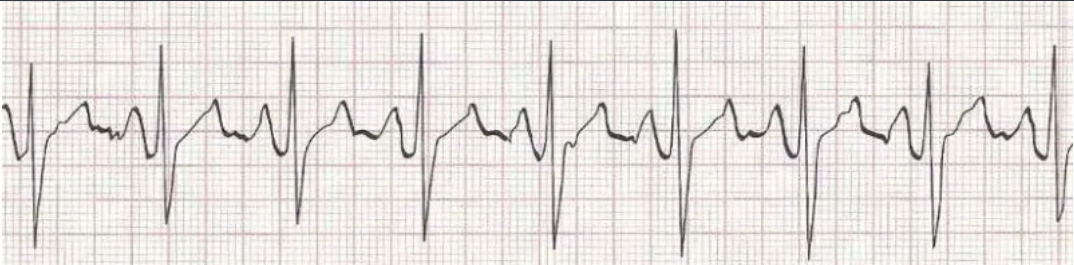
#> input picture ECG/sample.png, 1074 x 265 px
$ python stage3_digitize.py
#> lines starting #> are read from the running program, lines starting #| are printed output that depends on the picture; after the words box and inside, x2 and y2 are one past the last pixel; in counts of white or black regions, pixels touching at a corner belong together
### ECG/src/utils.py
"""
utils.py
--------
Shared helper functions for the single-lead ECG pipeline.
Handles image loading, red-grid removal, and binarization,
following the method described in Wu et al. (2022) Scientific Reports.
"""

import cv2
import numpy as np
from pathlib import Path


def load_image(image_path: str) -> np.ndarray:
    """Load an image from disk and return a BGR numpy array."""
    img = cv2.imread(str(image_path))
    if img is None:
        raise FileNotFoundError(f"Could not load image: {image_path}")
    return img


def remove_redacted_header(img_bgr: np.ndarray) -> np.ndarray:
    """
    Remove any fully-black redacted header region from the top of the image.
    Wu et al.: "average pixel intensity of each row of the redacted region is zero"
    """
    gray = cv2.cvtColor(img_bgr, cv2.COLOR_BGR2GRAY)
    row_means = gray.mean(axis=1)
    # Find first row where mean intensity is above a low threshold (not black)
    first_content_row = 0
    for i, mean_val in enumerate(row_means):
        if mean_val > 10:
            first_content_row = i
            break
    return img_bgr[first_content_row:, :]


def remove_red_grid(img_bgr: np.ndarray, threshold: float = 0.94) -> np.ndarray:
    """
    Remove the ECG grid and return a binary image containing only the signal.

    Handles two image types automatically:

    COLOR ECG (red grid on white paper) — Wu et al. (2022) two-step method:
      1. Set R=1, convert to grayscale, discard pixels > threshold.
         This removes the white/near-white background (high G+B keeps gray ~1.0).
      2. Additionally exclude red-dominant pixels (grid lines): R >> G and R >> B.
         The black ECG trace has R ≈ G ≈ B (all near zero), so it is kept.

    GRAYSCALE ECG (gray or black grid on light paper) — direct threshold:
      The Wu et al. R=1 method fails for grayscale images because background
      pixels (gray ≈ 226) also fall below 0.94 after the R-clamp, flooding the
      binary with false signal. Instead we use a low absolute brightness cutoff:
      only pixels darker than ~30% brightness are kept as signal.
      ECG trace ≈ gray 14–76 (very dark ink); grid ≈ gray 81–180; paper ≈ 200+.

    Returns a binary uint8 image (0=background, 255=signal).
    """
    img_float = img_bgr.astype(np.float32) / 255.0
    r = img_float[:, :, 2]  # BGR: index 2 = Red
    g = img_float[:, :, 1]
    b = img_float[:, :, 0]

    # Decide image type: grayscale images have R ≈ G ≈ B (mean |R-G| < 0.03)
    mean_rg_diff = float(np.mean(np.abs(r - g)))

    if mean_rg_diff > 0.03:
        # ── COLOR ECG with red grid ────────────────────────────────────────────
        # Step 1: background removal via Wu et al.
        img_mod = img_float.copy()
        img_mod[:, :, 2] = 1.0
        gray_mod = cv2.cvtColor((img_mod * 255).astype(np.uint8), cv2.COLOR_BGR2GRAY)
        gray_mod_norm = gray_mod.astype(np.float32) / 255.0
        candidate_signal = gray_mod_norm <= threshold

        # Step 2: exclude red-dominant grid pixels (R >> G and R >> B)
        is_red = (r - g > 0.15) & (r - b > 0.15) & (r > 0.3)
        return (candidate_signal & ~is_red).astype(np.uint8) * 255

    else:
        # ── GRAYSCALE ECG ──────────────────────────────────────────────────────
        # Use a low brightness threshold to isolate the dark ECG trace only.
        # The grid (medium gray) and background (near-white) are both excluded.
        gray = cv2.cvtColor(img_bgr, cv2.COLOR_BGR2GRAY)
        gray_norm = gray.astype(np.float32) / 255.0
        return (gray_norm <= 0.30).astype(np.uint8) * 255


def preprocess_image(image_path: str) -> tuple[np.ndarray, np.ndarray]:
    """
    Full preprocessing pipeline: load -> remove header -> remove grid -> binarize.

    Returns:
        original_bgr  : original colour image (for visualization)
        binary        : binary image (255=signal, 0=background)
    """
    img_bgr = load_image(image_path)
    img_bgr = remove_redacted_header(img_bgr)
    binary = remove_red_grid(img_bgr)
    return img_bgr, binary


def save_visualization(img_bgr: np.ndarray, output_path: str):
    """Save a BGR image to disk."""
    Path(output_path).parent.mkdir(parents=True, exist_ok=True)
    cv2.imwrite(output_path, img_bgr)
    print(f"Saved visualization -> {output_path}")

### ECG/src/stage1_localize.py
"""
stage1_localize.py
------------------
Stage I: Baseline detection and vertical anchor point extraction for a
single-lead ECG rhythm strip.

For a single-lead strip there is only ONE baseline to detect.
We use the Hough Transform approach from Wu et al. (2022) to find the
dominant near-horizontal line that represents the isoelectric baseline.

Outputs:
  - baseline_y : the y-coordinate (row) of the ECG baseline
  - crop_top   : upper boundary for waveform extraction
  - crop_bottom: lower boundary for waveform extraction
"""

import cv2
import numpy as np
import matplotlib
matplotlib.use("Agg")  # non-interactive backend for servers
import matplotlib.pyplot as plt
from utils import preprocess_image, save_visualization


def detect_baseline(binary: np.ndarray, original_bgr: np.ndarray = None) -> int:
    """
    Detect the dominant horizontal baseline in a single-lead ECG binary image.

    For GRAYSCALE ECG images: use the argmin trace (darkest pixel per column)
    and take its mode — the y-coordinate the trace visits most often is the
    isoelectric baseline.

    For COLOR ECG images (red grid): Wu et al. Hough-line approach on the
    pre-processed binary.

    Returns the y-coordinate of the detected baseline.
    """
    h, w = binary.shape

    # ── Argmin path (darkest pixel) ─────────────────────────────────────────
    if original_bgr is not None:
        gray = cv2.cvtColor(original_bgr, cv2.COLOR_BGR2GRAY)
        trace_y = np.argmin(gray, axis=0).astype(np.int32)
        # Mode = the y the trace visits most often = isoelectric baseline
        counts = np.bincount(trace_y, minlength=h)
        # Restrict to middle 60% of image to avoid border artefacts
        top_limit = int(h * 0.20)
        bot_limit = int(h * 0.80)
        counts[:top_limit] = 0
        counts[bot_limit:] = 0
        return int(np.argmax(counts))

    # ── Color / Hough path (Wu et al.) ──────────────────────────────────────
    row_sums = binary.sum(axis=1).astype(np.float32)
    kernel_size = max(3, h // 40)
    if kernel_size % 2 == 0:
        kernel_size += 1
    row_sums_smooth = cv2.GaussianBlur(
        row_sums.reshape(-1, 1), (1, kernel_size), 0
    ).flatten()

    top_limit = int(h * 0.20)
    bot_limit = int(h * 0.80)
    search_region = row_sums_smooth[top_limit:bot_limit]
    baseline_y = int(np.argmax(search_region) + top_limit)

    edges = cv2.Canny(binary, 50, 150)
    min_line_length = int(w * 0.80)
    lines = cv2.HoughLinesP(
        edges,
        rho=1,
        theta=np.pi / 180,
        threshold=int(w * 0.3),
        minLineLength=min_line_length,
        maxLineGap=int(w * 0.10),
    )
    if lines is not None:
        horizontal_lines = []
        for x1, y1, x2, y2 in lines[:, 0]:
            angle = abs(np.degrees(np.arctan2(y2 - y1, x2 - x1)))
            if angle <= 2.5 or angle >= 177.5:
                horizontal_lines.append((y1 + y2) // 2)
        if horizontal_lines:
            baseline_y = int(np.median(horizontal_lines))

    return baseline_y


def compute_crop_boundaries(
    binary: np.ndarray,
    baseline_y: int,
    margin_factor: float = 0.7
) -> tuple[int, int]:
    """
    Compute vertical crop boundaries around the baseline.

    Wu et al.: upper/lower boundaries = baseline +/- 0.7 x inter-lead spacing.
    For a single strip we use 0.7 x half_height as the margin.

    Returns (crop_top, crop_bottom) pixel rows.
    """
    h = binary.shape[0]
    # For a single strip, use a generous margin (40% of total height)
    margin = int(h * 0.40)
    crop_top = max(0, baseline_y - margin)
    crop_bottom = min(h, baseline_y + margin)
    return crop_top, crop_bottom


def localize(image_path: str, visualize: bool = True) -> dict:
    """
    Run Stage I localization on a single-lead ECG image.

    Args:
        image_path : path to the scanned ECG image
        visualize  : if True, save an annotated PNG showing detected baseline

    Returns a dict with keys:
        binary       : binarized image
        original_bgr : original colour image
        baseline_y   : detected baseline row
        crop_top     : upper crop boundary
        crop_bottom  : lower crop boundary
        cropped_binary: binary image cropped to the lead region
    """
    print(f"[Stage I] Loading image: {image_path}")
    original_bgr, binary = preprocess_image(image_path)
#> in load_image, img is the input picture: shape (265, 1074, 3); mean B, G, R 222.7, 225.2, 230.1
#> in remove_redacted_header, `row_means = gray.mean(axis=1)`: row_means = 265 values, max 240.9 at index 264, min 57 at index 0, mean 226.4
#> the loop in remove_redacted_header, `for i, mean_val in enumerate(row_means):` made 1 pass
#> (mean_val, first_content_row) on pass 1: (57, 0)
#> in remove_red_grid, `mean_rg_diff = float(np.mean(np.abs(r - g)))`: mean_rg_diff = 0.0198
#> in remove_red_grid, `return (gray_norm <= 0.30).astype(np.uint8) * 255`:
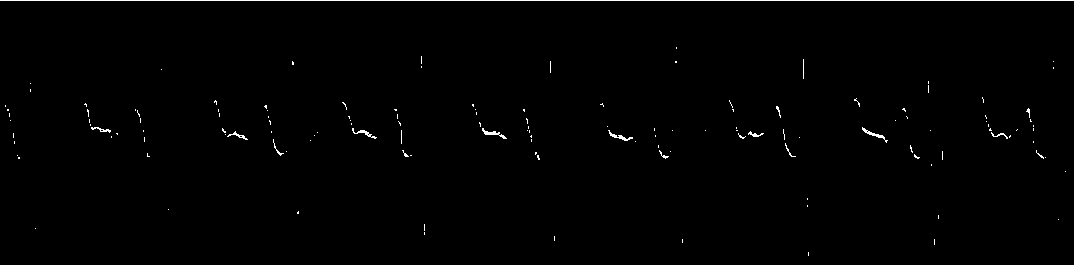
#> returned value: shape (265, 1074); 0.77% white in thin lines or dots

    print("[Stage I] Detecting ECG baseline...")
    baseline_y = detect_baseline(binary, original_bgr=original_bgr)
#> in detect_baseline, `trace_y = np.argmin(gray, axis=0).astype(np.int32)`: trace_y = 1074 values, max 243 at index 934, min 0 at index 0, mean 12.74
#> in detect_baseline, `counts = np.bincount(trace_y, minlength=h)`: counts = 265 values, max 973 at index 0, min 0 at index 1, mean 4.05
#> baseline_y = 130

    print(f"[Stage I] Baseline detected at y={baseline_y}")
#| [Stage I] Baseline detected at y=130
    crop_top, crop_bottom = compute_crop_boundaries(binary, baseline_y)
#> in compute_crop_boundaries, `crop_top = max(0, baseline_y - margin)`: crop_top = 24
#> in compute_crop_boundaries, `crop_bottom = min(h, baseline_y + margin)`: crop_bottom = 236
#> crop_top = 24; crop_bottom = 236
    print(f"[Stage I] Crop region: rows {crop_top}–{crop_bottom}")
#| [Stage I] Crop region: rows 24–236

    cropped_binary = binary[crop_top:crop_bottom, :]
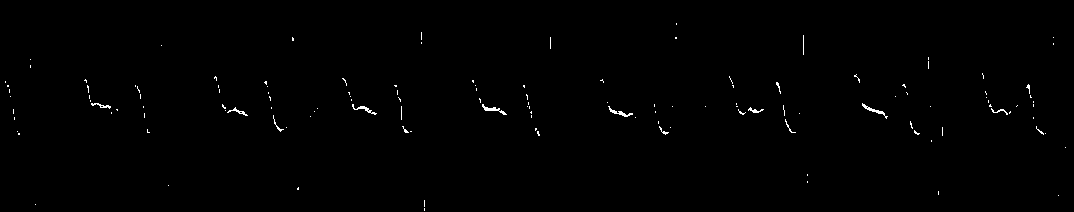
#> cropped_binary: shape (212, 1074); 0.49% white in thin lines or dots, all inside (x1, y1, x2, y2) = (5, 23, 1066, 211)
    cropped_original = original_bgr[crop_top:crop_bottom, :]
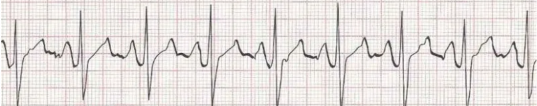
#> cropped_original: shape (212, 1074, 3) (shown at 1/2 size); mean B, G, R 221.3, 223.7, 228.8

    if visualize:
        vis = original_bgr.copy()
        h, w = vis.shape[:2]
        # Draw baseline line in green
        cv2.line(vis, (0, baseline_y), (w, baseline_y), (0, 200, 0), 2)
        # Draw crop boundaries in blue
        cv2.line(vis, (0, crop_top), (w, crop_top), (255, 100, 0), 1)
        cv2.line(vis, (0, crop_bottom), (w, crop_bottom), (255, 100, 0), 1)
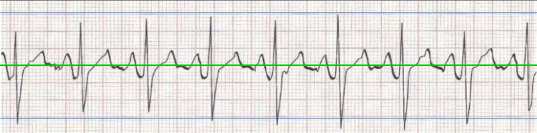
#> vis: shape (265, 1074, 3) (shown at 1/2 size); mean B, G, R 220.8, 224.4, 226.1
        out_path = str(image_path).replace(".png", "_stage1.png").replace(".jpg", "_stage1.jpg")
        save_visualization(vis, out_path)
        print(f"[Stage I] Visualization saved -> {out_path}")

    return {
        "binary": binary,
        "original_bgr": original_bgr,
        "baseline_y": baseline_y,
        "crop_top": crop_top,
        "crop_bottom": crop_bottom,
        "cropped_binary": cropped_binary,
        "cropped_original": cropped_original,
    }


# [6 lines that do not run on import are left out]

### ECG/src/stage3_digitize.py
"""
stage3_digitize.py
------------------
Stage III: Waveform digitization for a single-lead ECG strip.

Follows the exact method from Wu et al. (2022) Scientific Reports:
  1. Morphological dilation  -> connect signal discontinuities
  2. Largest-component labelling -> isolate ECG signal from artefacts
  3. Median-pixel extraction -> one amplitude value per time column
  4. Calibration             -> convert pixels to mV and milliseconds

Standard ECG calibration:
  - Paper speed : 25 mm/s  (1 mm = 40 ms)
  - Amplitude   : 10 mm/mV (1 mm = 0.1 mV)
  - At 200 dpi  : 1 mm ≈ 7.87 pixels
  We compute the time/voltage resolutions dynamically from image dimensions
  assuming a 10-second rhythm strip.
"""

import cv2
import numpy as np
from skimage.measure import label, regionprops
import matplotlib
matplotlib.use("Agg")
import matplotlib.pyplot as plt
from pathlib import Path


# Standard ECG calibration constants
PAPER_SPEED_MM_PER_S = 25.0       # mm per second
AMPLITUDE_MM_PER_MV = 10.0        # mm per millivolt
STRIP_DURATION_S = 10.0            # standard rhythm strip duration


def dilate_signal(binary: np.ndarray, kernel_width: int = 5, kernel_height: int = 3) -> np.ndarray:
    """
    Dilation to connect discontinuities in the ECG trace.

    Wu et al.: "image dilation to connect any discontinuities in the ECG signal"
    A kernel with height > 1 is required so that steep QRS slopes (where
    adjacent columns have trace pixels several rows apart) are connected
    in addition to purely horizontal gaps.
    """
    kernel = cv2.getStructuringElement(
        cv2.MORPH_RECT, (kernel_width, kernel_height)
    )
    dilated = cv2.dilate(binary, kernel, iterations=2)
    return dilated


def extract_largest_component(binary: np.ndarray) -> np.ndarray:
    """
    Keep only the largest connected component in the binary image.

    Wu et al.: "we considered the largest detectable object in the image as
    the ECG signal of interest and all other objects as artefacts."

    Returns a binary image containing only the largest component.
    """
    labeled = label(binary > 0)
    if labeled.max() == 0:
        return binary  # No components found, return as-is

    regions = regionprops(labeled)
    # Sort by area descending, pick the largest
    largest = max(regions, key=lambda r: r.area)
    mask = (labeled == largest.label).astype(np.uint8) * 255
    return mask


def median_pixel_extraction(binary: np.ndarray) -> np.ndarray:
    """
    For each x-column (time point), compute the median y-coordinate of signal pixels.

    Wu et al.: "we used the median amplitude pixel (y-axis) in the binary image
    to reconstruct the digital ECG signal."

    Returns a 1D array of y-pixel values, length = image width.
    NaN is stored for columns with no signal pixels.
    """
    h, w = binary.shape
    signal_y = np.full(w, np.nan)

    for x in range(w):
        col = binary[:, x]
        signal_rows = np.where(col > 0)[0]
        if len(signal_rows) > 0:
            signal_y[x] = np.median(signal_rows)

    # Interpolate over any NaN gaps (missing columns)
    nan_mask = np.isnan(signal_y)
    if nan_mask.any():
        x_indices = np.arange(w)
        valid = ~nan_mask
        if valid.sum() >= 2:
            signal_y = np.interp(x_indices, x_indices[valid], signal_y[valid])

    return signal_y


def calibrate_signal(
    signal_y_pixels: np.ndarray,
    image_height: int,
    image_width: int,
    baseline_y_local: int,
    dpi: int = 200
) -> tuple[np.ndarray, np.ndarray]:
    """
    Convert pixel coordinates to calibrated mV and milliseconds.

    Calibration approach:
      - Time axis: assume image width represents STRIP_DURATION_S seconds.
        time_resolution = STRIP_DURATION_S / image_width  (seconds/pixel)
      - Voltage axis: use DPI to determine pixels-per-mm, then apply
        AMPLITUDE_MM_PER_MV to get mV/pixel.
        pixels_per_mm = dpi / 25.4
        voltage_resolution = 1 / (pixels_per_mm * AMPLITUDE_MM_PER_MV)  (mV/pixel)

    The baseline_y_local (the isoelectric line in pixel coords within the
    cropped image) defines 0 mV. Pixels above baseline = positive voltage.

    Returns:
        time_ms   : 1D array of timestamps in milliseconds
        voltage_mv: 1D array of voltages in millivolts
    """
    w = image_width

    # --- Time calibration ---
    time_resolution_s = STRIP_DURATION_S / w          # seconds per pixel
    time_ms = np.arange(w) * time_resolution_s * 1000  # convert to ms

    # --- Voltage calibration ---
    pixels_per_mm = dpi / 25.4                                    # ~7.87 px/mm at 200dpi
    voltage_resolution_mv = 1.0 / (pixels_per_mm * AMPLITUDE_MM_PER_MV)  # mV/pixel

    # Flip y-axis: in image coords, y increases downward.
    # Signal above baseline (smaller y) = positive voltage.
    voltage_mv = (baseline_y_local - signal_y_pixels) * voltage_resolution_mv

    return time_ms, voltage_mv


# [55 lines left out: functions _is_grayscale, _digitize_grayscale, not called in this run]


def digitize(
    cropped_binary: np.ndarray,
    baseline_y_local: int,
    dpi: int = 200,
    visualize: bool = True,
    output_prefix: str = "ecg",
    cropped_original_bgr: np.ndarray = None,
) -> dict:
    """
    Run the full Stage III digitization pipeline on a cropped single-lead binary image.

    Args:
        cropped_binary  : binary uint8 image of the lead region (from Stage I)
        baseline_y_local: baseline row within the cropped image
        dpi             : scanning DPI of the image (default 200)
        visualize       : save diagnostic plots if True
        output_prefix   : prefix for output files

    Returns a dict with:
        time_ms    : calibrated time array (ms)
        voltage_mv : calibrated voltage array (mV)
        signal_y   : raw pixel y-coordinates before calibration
    """
    # The argmin-based extraction is universally superior for this single-lead
    # strip pipeline: the black ECG ink is always the darkest structure in any
    # ECG image regardless of grid colour.
    if cropped_original_bgr is not None:
        return _digitize_grayscale(
            cropped_original_bgr, baseline_y_local, dpi, visualize, output_prefix
        )

    print("[Stage III] Dilating signal to connect discontinuities...")
    dilated = dilate_signal(cropped_binary)

    print("[Stage III] Isolating largest connected component (ECG signal)...")
    cleaned = extract_largest_component(dilated)

    # Erode back after isolation to recover original thickness
    kernel = cv2.getStructuringElement(cv2.MORPH_RECT, (3, 3))
    cleaned = cv2.erode(cleaned, kernel, iterations=1)

    print("[Stage III] Extracting 1D signal via median-pixel method...")
    h, w = cleaned.shape
    signal_y = median_pixel_extraction(cleaned)

    print("[Stage III] Calibrating to mV and milliseconds...")
    time_ms, voltage_mv = calibrate_signal(
        signal_y, h, w, baseline_y_local, dpi
    )

    if visualize:
        _save_digitization_plot(
            cropped_binary, cleaned, signal_y,
            time_ms, voltage_mv, output_prefix
        )

    print(f"[Stage III] Digitization complete. Signal length: {len(time_ms)} samples")
    print(f"[Stage III] Duration: {time_ms[-1]:.0f} ms | "
          f"Voltage range: [{voltage_mv.min():.3f}, {voltage_mv.max():.3f}] mV")

    return {
        "time_ms": time_ms,
        "voltage_mv": voltage_mv,
        "signal_y": signal_y,
        "cleaned_binary": cleaned,
    }


def _save_digitization_plot(
    binary_input: np.ndarray,
    binary_cleaned: np.ndarray,
    signal_y: np.ndarray,
    time_ms: np.ndarray,
    voltage_mv: np.ndarray,
    output_prefix: str
):
    """Save a 3-panel diagnostic plot."""
    fig, axes = plt.subplots(3, 1, figsize=(14, 9))
    fig.patch.set_facecolor("#1a1a2e")

    # Panel 1: Input binary
    axes[0].imshow(binary_input, cmap="gray", aspect="auto")
    axes[0].set_title("Binary Input (Grid Removed)", color="white", fontsize=11)
    axes[0].axis("off")

    # Panel 2: Cleaned binary with signal overlay
    axes[1].imshow(binary_cleaned, cmap="gray", aspect="auto")
    x_coords = np.arange(len(signal_y))
    axes[1].plot(x_coords, signal_y, color="#00f5ff", linewidth=1.0, label="Extracted median")
    axes[1].set_title("Cleaned Signal + Median Trace", color="white", fontsize=11)
    axes[1].legend(facecolor="#1a1a2e", labelcolor="white", fontsize=9)
    axes[1].axis("off")

    # Panel 3: Calibrated 1D signal
    axes[2].set_facecolor("#0d1b2a")
    axes[2].plot(time_ms, voltage_mv, color="#00e676", linewidth=1.2)
    axes[2].axhline(0, color="#ff5252", linewidth=0.8, linestyle="--", label="Baseline (0 mV)")
    axes[2].set_xlabel("Time (ms)", color="white")
    axes[2].set_ylabel("Voltage (mV)", color="white")
    axes[2].set_title("Digitized ECG Signal (Calibrated)", color="white", fontsize=11)
    axes[2].tick_params(colors="white")
    axes[2].spines[:].set_color("#555")
    axes[2].legend(facecolor="#0d1b2a", labelcolor="white", fontsize=9)

    plt.tight_layout()
    out_path = f"{output_prefix}_stage3.png"
    plt.savefig(out_path, dpi=120, bbox_inches="tight", facecolor=fig.get_facecolor())
    plt.close()
    print(f"[Stage III] Plot saved -> {out_path}")


if __name__ == "__main__":
    import sys
    import os
    sys.path.insert(0, os.path.dirname(os.path.abspath(__file__)))
    from stage1_localize import localize

    img_path = sys.argv[1] if len(sys.argv) > 1 else "../sample.png"
    stage1 = localize(img_path, visualize=True)
#> stage1 = 7 items

    h_crop = stage1["cropped_binary"].shape[0]
    baseline_local = stage1["baseline_y"] - stage1["crop_top"]
#> baseline_local = 106

    result = digitize(
        cropped_binary=stage1["cropped_binary"],
        baseline_y_local=baseline_local,
        visualize=True,
        output_prefix=img_path.replace(".png", "").replace(".jpg", "")
    )
#> in dilate_signal, `dilated = cv2.dilate(binary, kernel, iterations=2)`:
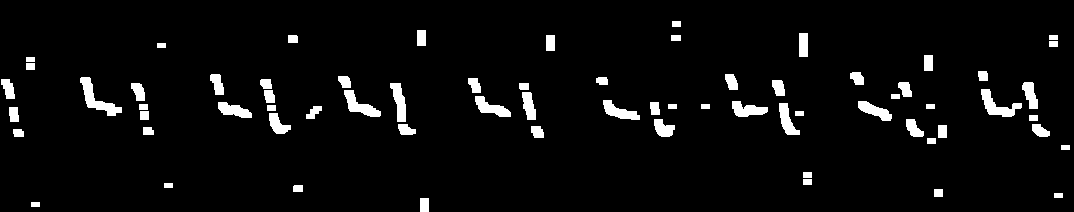
#> dilated: shape (212, 1074); 4.6% white; 69 white regions
#> in extract_largest_component, `labeled = label(binary > 0)`:
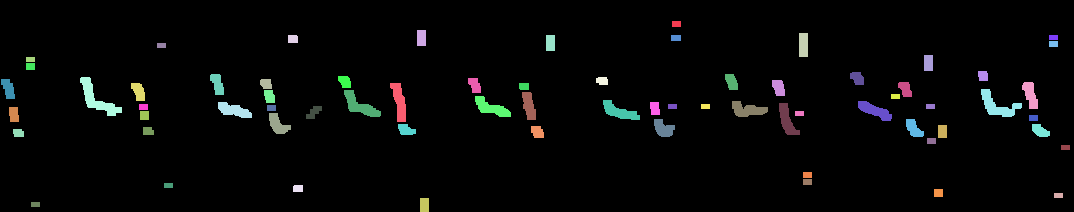
#> labeled: shape (212, 1074) int32; 70 distinct labels, from 0 to 69; one colour per label, 0 black
#> in extract_largest_component, `regions = regionprops(labeled)`: regions = 69 regions; largest, box (x1, y1, x2, y2) and area: (80, 77, 122, 116) 546, (981, 89, 1022, 117) 472, (344, 90, 381, 117) 428, (390, 83, 406, 122) 374, (475, 96, 511, 117) 372
#> (the rest of the program and of its run is left out)
